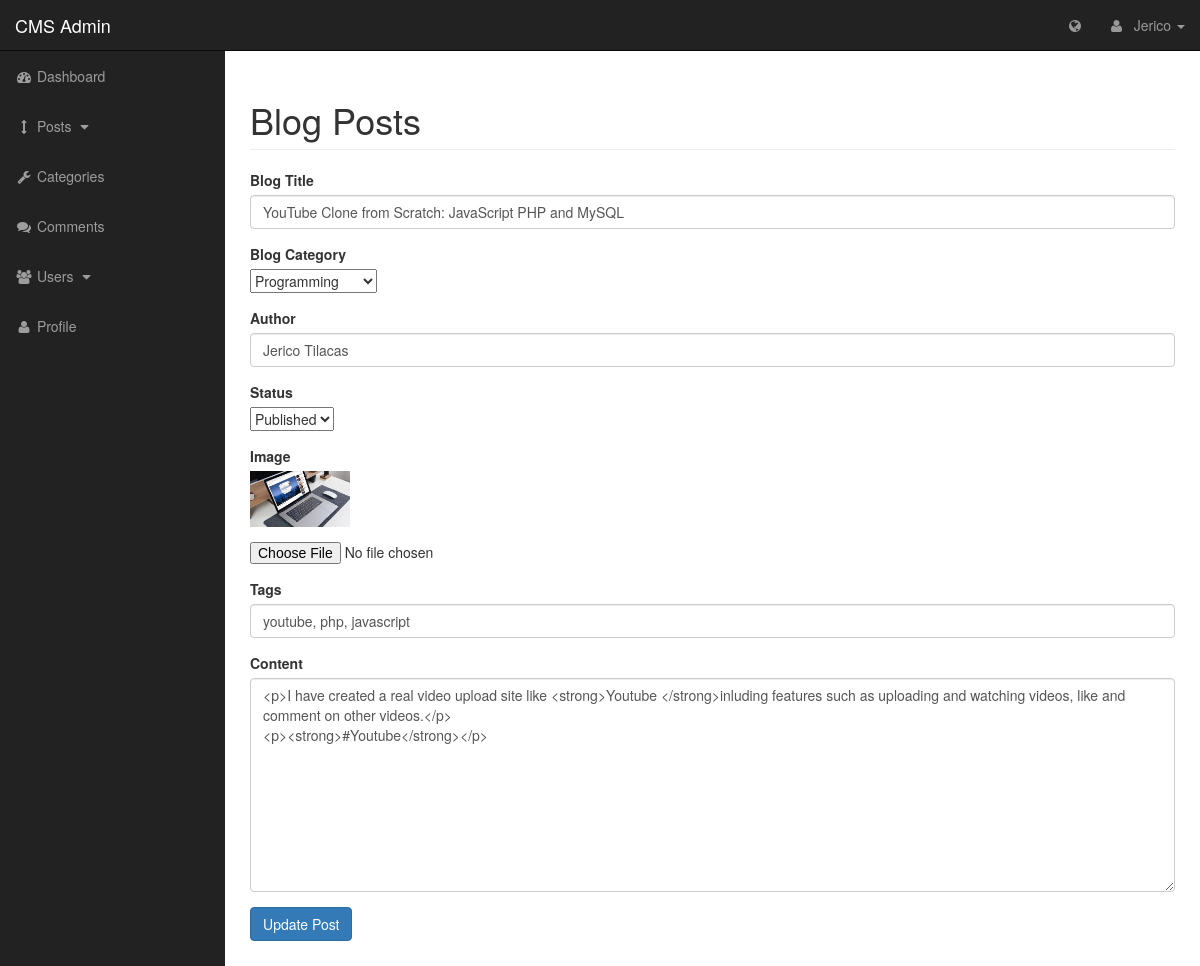
Page /admin/posts.php?source=edit_post&p_id=175 (signed in) on the committed database.
### tables this page shows
CREATE TABLE IF NOT EXISTS `posts` (
  `post_id` int(3) NOT NULL AUTO_INCREMENT,
  `post_category_id` int(3) NOT NULL,
  `post_title` varchar(255) NOT NULL,
  `post_author` varchar(255) NOT NULL,
  `post_date` date NOT NULL,
  `post_image` text NOT NULL,
  `post_content` text NOT NULL,
  `post_tags` varchar(255) NOT NULL,
  `post_comment_count` varchar(255) NOT NULL,
  `post_status` varchar(255) NOT NULL DEFAULT 'draft',
  PRIMARY KEY (`post_id`)
);

### admin/includes/edit_post.php (the view, shortened to what this page needs)
<?php
    if (isset($_GET['p_id'])){
        $edit_post_id = $_GET['p_id'];
    }
    $query = "SELECT * FROM posts WHERE post_id = $edit_post_id ";
    $select_posts_by_id = mysqli_query($connection, $query);
    while ($row = mysqli_fetch_assoc($select_posts_by_id)) {
        $post_author = $row['post_author'];
        $post_title = $row['post_title'];
        $post_status = $row['post_status'];
        $post_image = $row['post_image'];
        $post_tags = $row['post_tags'];
        $post_content = $row['post_content'];
    }
?>
<form action="" method="post" enctype="multipart/form-data">
    <div class="form-group">
        <label for="title">Blog Title</label>
        <input value="<?php echo $post_title; ?>" type="text" class="form-control" name="post_title">
    </div>
    <div class="form-group">
        <label for="title">Blog Category</label></br>
        <select name="post_category" id="">
          <?php
          $query = "SELECT * FROM categories";
          $select_categories = mysqli_query($connection, $query);
          while ($row = mysqli_fetch_assoc($select_categories)){
              $cat_id = $row['cat_id'];
              $cat_title = $row['cat_title'];
              echo "<option value='$cat_id'>$cat_title</option>";
          }
          ?>
        </select>
    </div>
    <div class="form-group">
        <label for="author">Author</label>
        <input value="<?php echo $post_author; ?>" type="text" class="form-control" name="post_author">
    </div>
    <div class="form-group">
        <label for="title">Status</label></br>
        <select name="post_status" id="">
            <option value='<?php echo $post_status; ?>'><?php echo $post_status; ?></option>
        </select>
    </div>
    <div class="form-group">
        <label for="post_image">Image</label></br>
        <img class="form-group" width="100" src="../images/<?php echo $post_image; ?>" alt="">
        <input type="file" name="image">
    </div>
    <div class="form-group">
        <label for="post_tags">Tags</label>
        <input value="<?php echo $post_tags; ?>" type="text" class="form-control" name="post_tags">
    </div>
    <div class="form-group">
        <label for="post_content">Content</label>
        <textarea class="form-control" name="post_content" id="" cols="30" rows="10"><?php echo $post_content; ?>
        </textarea>
    </div>
    <div class="form-group">
        <input class="btn btn-primary" type="submit" name="update_post" value="Update Post">
    </div>
</form>

### admin/css/sb-admin.css (style rules this page uses)
body { margin-top: 100px; background-color: #222; }
@media (min-width:768px) { body { margin-top: 50px; } }

### rows in the picture
posts: post_title "YouTube Clone from Scratch: JavaScript PHP and MySQL", post_author "Jerico Tilacas", post_status "Published", post_image (picture), post_tags "youtube, php, javascript", post_content "<p>I have created a real video upload site like <strong>Youtube </strong>inluding features such as uploading and watching videos, like and comment on other videos.</p> <p><strong>#Youtube</strong></p>"

### other values in the picture
$_SESSION['user_firstname'] "Jerico"
form field post_category "Programming"
